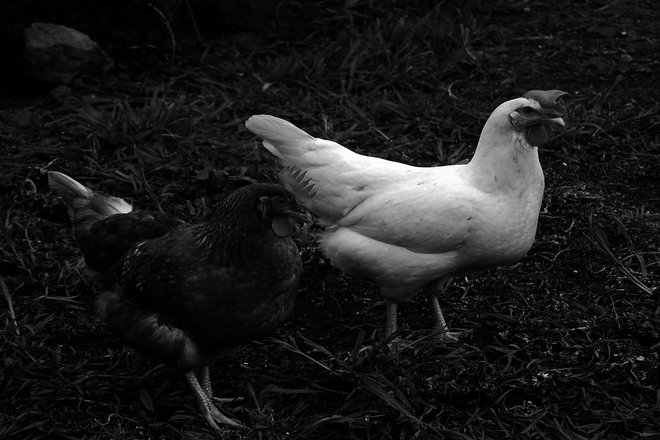
%> input picture data/Original_Images_1/chickens.png, 660 x 440 px
$ octave practice_12.m   (GNU Octave 9; MATLAB toolbox functions it lacks are replaced by stand-ins)
%> lines starting %> are read from the running program, lines starting %| are printed output that depends on the picture
c = imread('../../data/Original_Images_1/chickens.png');
%> c is the input picture: size 440x660 uint8; min 0, max 255, mean 27.6
figure, imshow(c)
figure, imhist(c), axis tight
%> after `axis tight`:
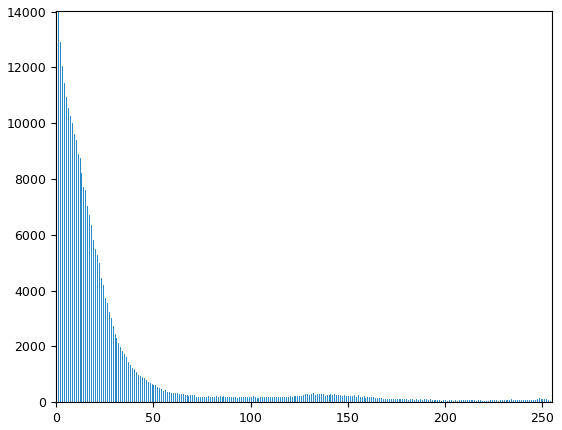
%> figure redrawn from the program's plot data; highest point at x = 1, y = 14018

d = imadjust(c,[],[1,0]);
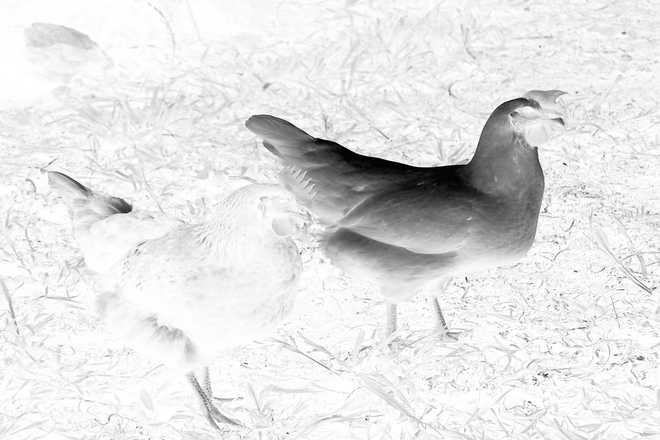
%> d: size 440x660 uint8; min 0, max 255, mean 227.4
figure, imshow(d)
figure, imhist(d), axis tight
%> after `axis tight`:
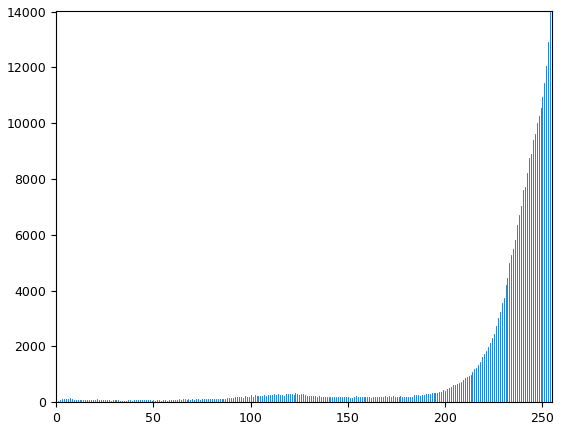
%> figure redrawn from the program's plot data; highest point at x = 254, y = 14018

ca1 = imadjust(c,[],[],0.5);
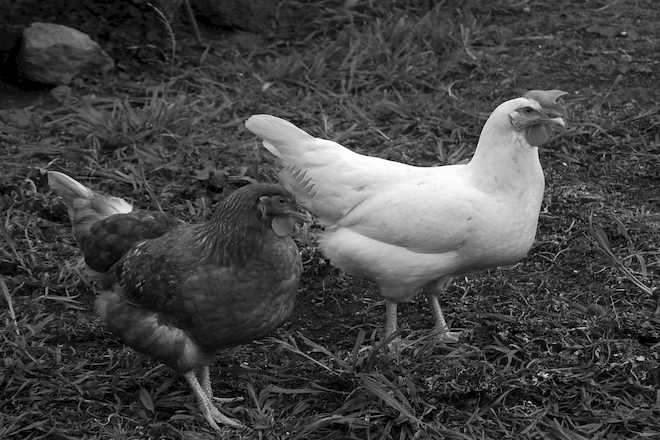
%> ca1: size 440x660 uint8; min 0, max 255, mean 68.7
ca2 = imadjust(c,[],[],0.25);
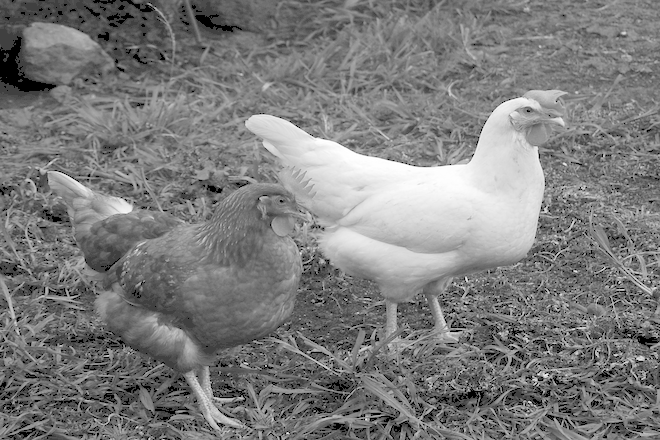
%> ca2: size 440x660 uint8; min 0, max 255, mean 124.3

figure, imshow(ca1)
figure, imhist(ca1), axis tight
%> after `axis tight`:
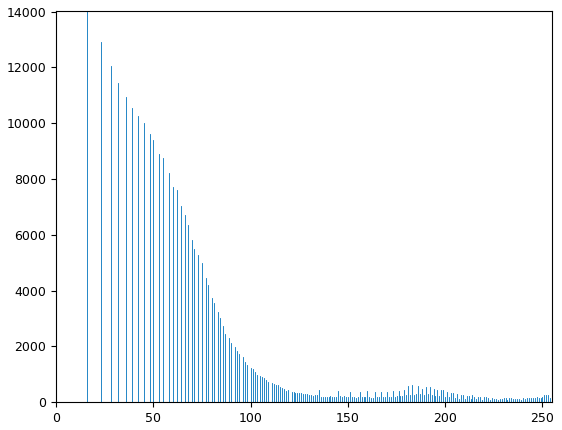
%> figure redrawn from the program's plot data; highest point at x = 16, y = 14018
figure, imshow(ca2)
figure, imhist(ca2), axis tight
%> after `axis tight`:
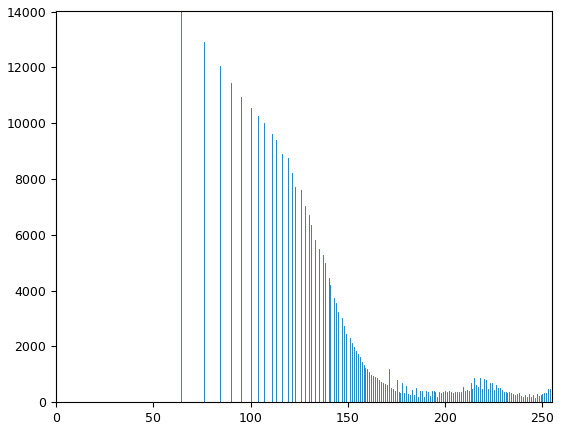
%> figure redrawn from the program's plot data; highest point at x = 64, y = 14018

$ run again, with data/Original_Images_1/arch.png copied over data/Original_Images_1/chickens.png
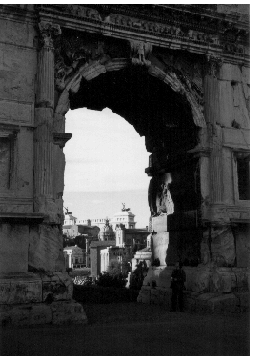
%> input picture data/Original_Images_1/arch.png, 254 x 357 px
%> c is the input picture: size 357x254 uint16; min 257, max 65535, mean 17269.2
%> `ca2 = imadjust(c,[],[],0.25);`:
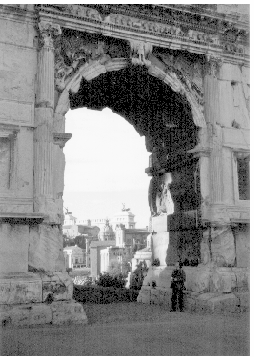
%> ca2: size 357x254 uint16; min 16400, max 65535, mean 42028.4; drawn with min black and max white
%> `axis tight`:
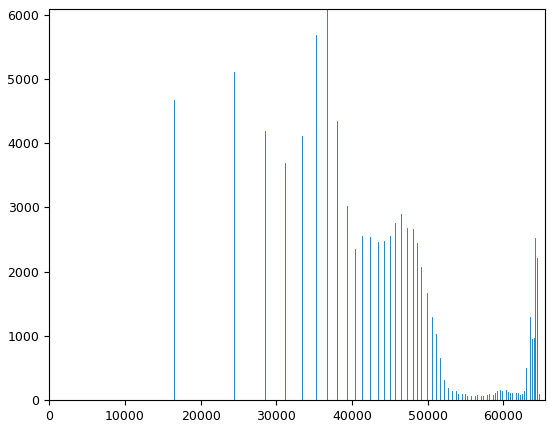
%> figure redrawn from the program's plot data; highest point at x = 36751, y = 6090
